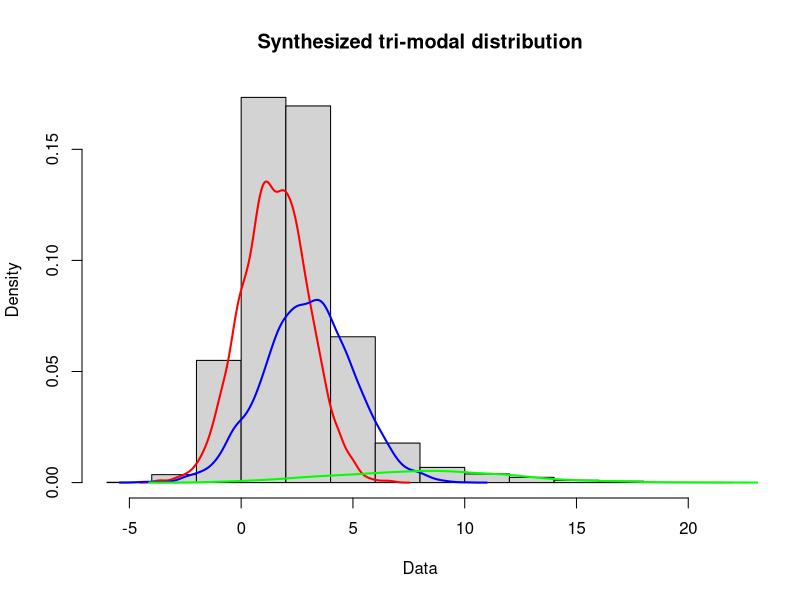
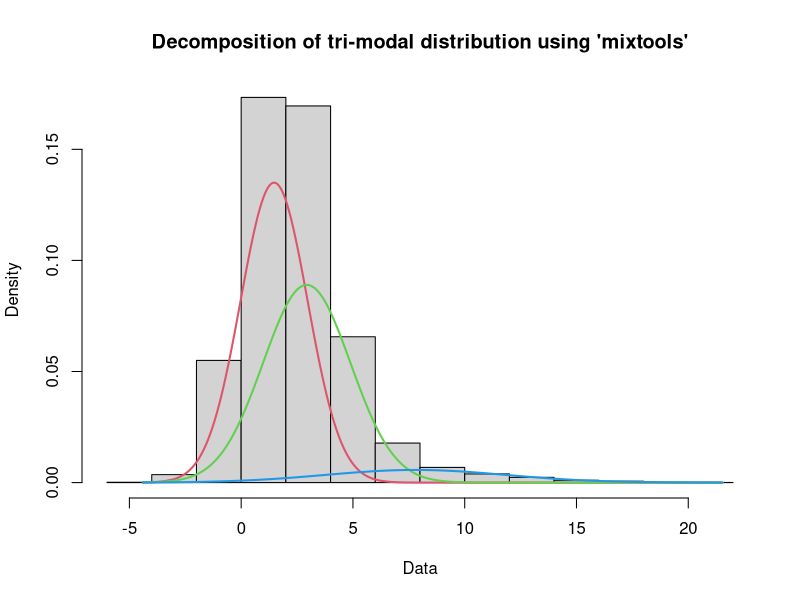

Here is the R script that generated these plots, in order: (Note: this script raises an error after producing the figures.)
# http://www.r-bloggers.com/visually-weighted-regression-in-r-a-la-solomon-hsiang/
# http://rstudio-pubs-static.s3.amazonaws.com/1001_3177e85f5e4840be840c84452780db52.html# mixtools
library(mixtools)    # install.packages("mixtools")

# http://stackoverflow.com/questions/25313578/any-suggestions-for-how-i-can-plot-mixem-type-data-using-ggplot2
comp.proportions <- c(5000, 4000, 500)
comp.means <- c(1.5, 3, 8)
comp.stdevs <- c(1.5, 2, 4)

# create component distributions
comp.1 <- rnorm(comp.proportions[1], mean=comp.means[1], sd=comp.stdevs[1]); den.comp.1 <- density(comp.1)
comp.2 <- rnorm(comp.proportions[2], mean=comp.means[2], sd=comp.stdevs[2]); den.comp.2 <- density(comp.2)
comp.3 <- rnorm(comp.proportions[3], mean=comp.means[3], sd=comp.stdevs[3]); den.comp.3 <- density(comp.3)

# build up mix distribution
mix <- c(comp.1, comp.2, comp.3)

# plot of mixed distribution
hist(mix, freq = F, main = "Synthesized tri-modal distribution", xlab = "Data")    # proportions
#plot(density(mix), col = "black")
lines(den.comp.1$x, den.comp.1$y * (comp.proportions[1] / sum(comp.proportions)), col = "red", lwd = 2)
lines(den.comp.2$x, den.comp.2$y * (comp.proportions[2] / sum(comp.proportions)), col = "blue", lwd = 2)
lines(den.comp.3$x, den.comp.3$y * (comp.proportions[3] / sum(comp.proportions)), col = "green", lwd = 2)

# Use mixtools to generate decomposition
mixModel <- normalmixEM(mix, lambda=NULL, mu=NULL, sigma=NULL, k=3)   # k=3 as we expect three populations are sampled
plot(mixModel, which = 2, main2 = "Decomposition of tri-modal distribution using 'mixtools'")
summary(mixModel)

# compare actual proportions with 'mixmode' model prediction
# round((proportions / sum(proportions)) * 100, 0)
# round(mixModel$lambda * 100, 0)
# 
# # compare actual means with 'mixmode' model prediction
# means
# round(mixModel$mu, 2)
# 
# # compare actual stDevs with 'mixmode' model prediction
# sds
# round(mixModel$sigma, 2)

# make dataframe of comparisons
comparisonTable <- data.frame(round((proportions / sum(proportions)) * 100, 0), means, sds, round(mixModel$lambda * 100, 0), round(mixModel$mu, 2), round(mixModel$sigma, 2), row.names = c("Sample1", "Sample2", "Sample3")) 
names(comparisonTable) <- c("percent", "mean", "sd", "mix.percent", "mix.mean", "mix.sd")
comparisonTable


# http://dsp.stackexchange.com/questions/26358/how-to-detect-whether-a-signal-is-unimodal-or-bimodal
library(diptest)   # install.packages("diptest")
dip.test(mixModel)
